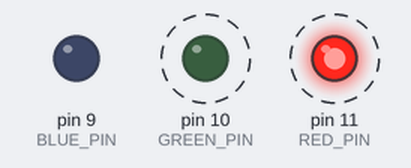
A sketch run on a simulated Arduino Uno, built with avr-gcc and run on an emulated ATmega328P. Parts: output pins drawn as LEDs (lit = HIGH). Dashed ring = blinking.

Above: at 0.5 s.
Timing chart, 0 to 4.6 s (numbered marks = the images above):
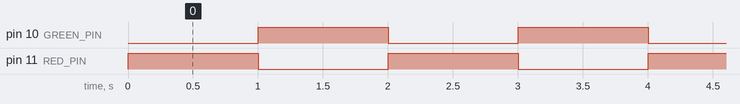

The sketch:

practice_4.ino
```cpp
#define RED_PIN 11 //11번 핀으로 RED 핀 제어
#define GREEN_PIN 10 //10번 핀으로 GREEN 핀 제어
#define BLUE_PIN 9 //9번 핀으로 BLUE 핀 제어

void setup() {
  // put your setup code here, to run once:
  pinMode(RED_PIN, OUTPUT); //11번 핀을 출력으로 설정
  pinMode(GREEN_PIN, OUTPUT); //10번 핀을 출력으로 설정
  pinMode(BLUE_PIN, OUTPUT); //9번 핀을 출력으로 설정
}

void loop() {
  // put your main code here, to run repeatedly:
  //빨간색 출력
  analogWrite(RED_PIN, 255);
  analogWrite(GREEN_PIN, 0);
  analogWrite(BLUE_PIN, 0);
  delay(1000);
  //초록색 출력
  analogWrite(RED_PIN, 0);
  analogWrite(GREEN_PIN, 255);
  analogWrite(BLUE_PIN, 0);
  delay(1000);

}
```

Measured:
- by itself, pin 10 (GREEN_PIN), pin 11 (RED_PIN): alternates HIGH for 1.0 s and LOW for 1.0 s
